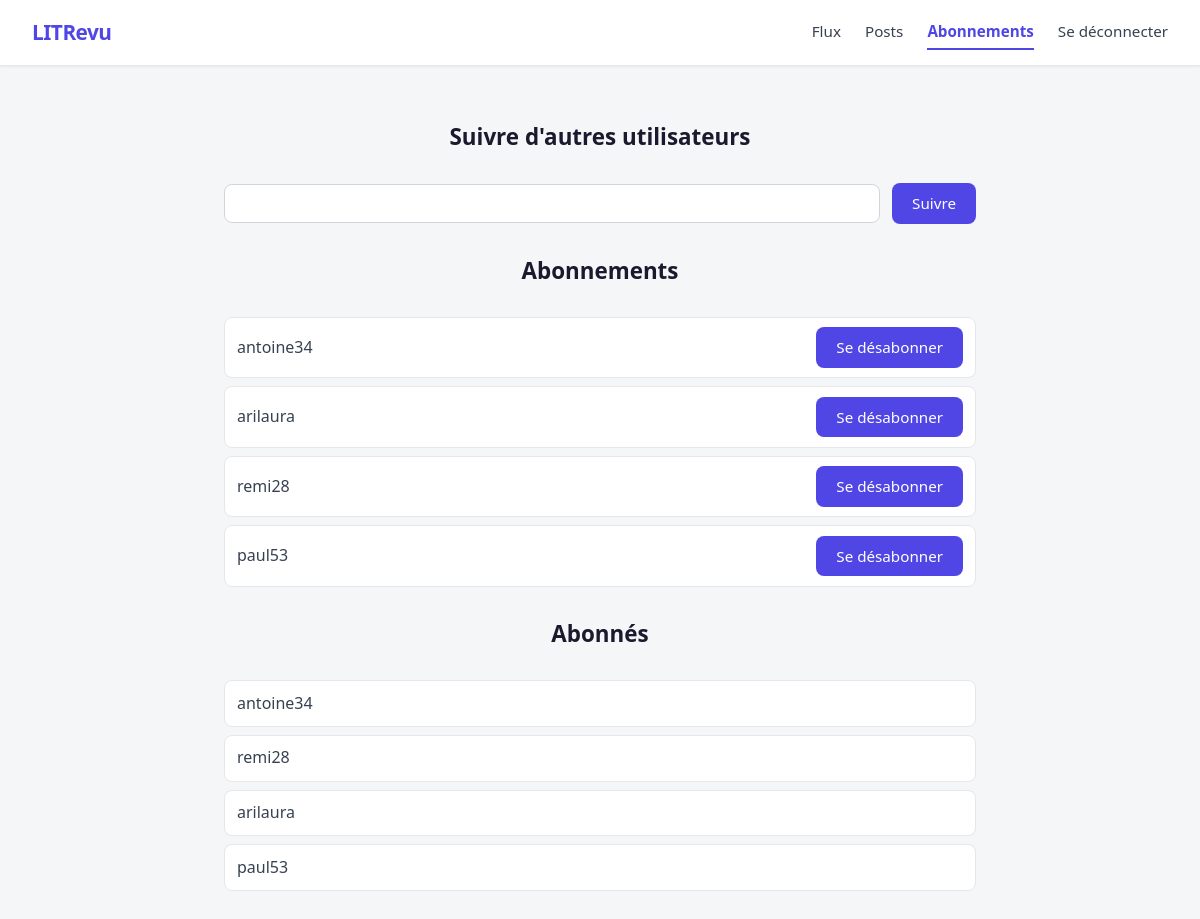
The app's page /flux/subscriptions/ (signed in), older data.
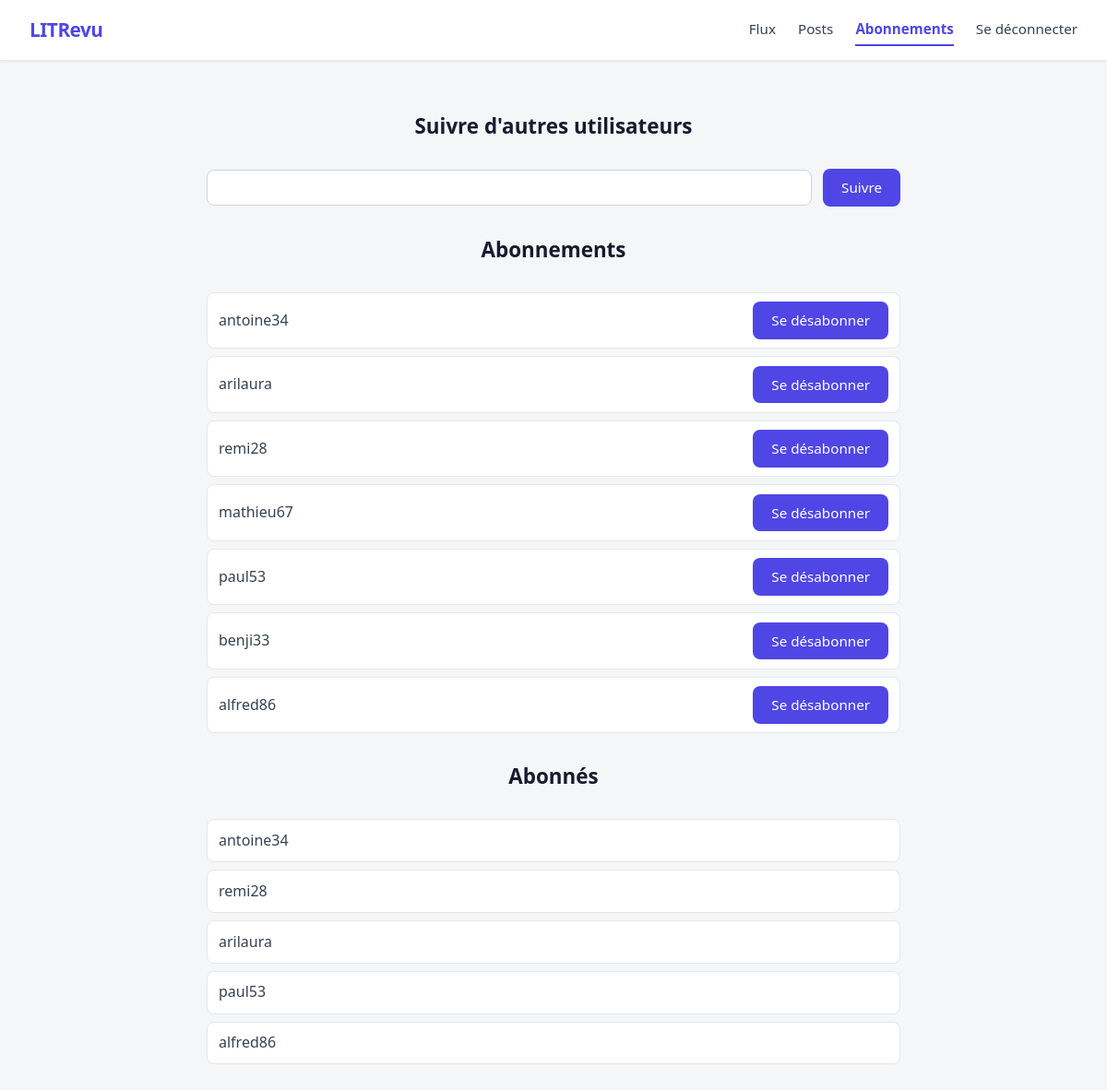
The same page, newer data.
### authentication/models.py (models this page shows)
class User(AbstractUser):
    pass

### flux/views.py (the view, shortened to what this page needs)
# urls.py: path('subscriptions/', views.SubscriptionsPage.as_view(), name='subscriptions'),
class SubscriptionsPage(LoginRequiredMixin, View):
    template_name = 'flux/subscriptions.html'
    form_class = forms.FollowUsersForm
    def get(self, request):
        form = self.form_class()
        users_followed = auth_models.User.objects.filter(followed_by__user=request.user)
        users_following = auth_models.User.objects.filter(follows__user_followed=request.user)
        context = {
            'form': form,
            'users_followed': users_followed,
            'users_following': users_following,
        }
        return render(request, self.template_name, context=context)

### flux/forms.py
class FollowUsersForm(forms.Form):
    user_to_follow = forms.CharField(label="Nom d'utilisateur", max_length=55)

### flux/templates/flux/subscriptions.html (shortened to what this page needs)
{% extends 'base.html' %}
{% block content %}
    <h2>Suivre d'autres utilisateurs</h2>
    <form method="post">
        <div class="input-row">
            {{ form.user_to_follow }}
            <button type="submit">Suivre</button>
        </div>
    </form>
    <h2>Abonnements</h2>
    <ul>
        {% for user_followed in users_followed %}
            <li class="subscription-item">
                <span>{{ user_followed.username }}</span>
                <form method="post" action="{% url 'flux:unsubscribe' user_followed.id %}">
                    <button type="submit">Se désabonner</button>
                </form>
            </li>
        {% endfor %}
    </ul>
    <h2>Abonnés</h2>
    <ul>
        {% for follower in users_following %}
            <li class="subscription-item">
                <span>{{ follower.username }}</span>
            </li>
        {% endfor %}
    </ul>
{% endblock %}

Row changes from the older to the newer data that the page shows:
now on this page (row edited): User: username "mathieu67", shown under "Abonnements"
now on this page (row edited): User: username "benji33", shown under "Abonnements"
added User: username "alfred86"
